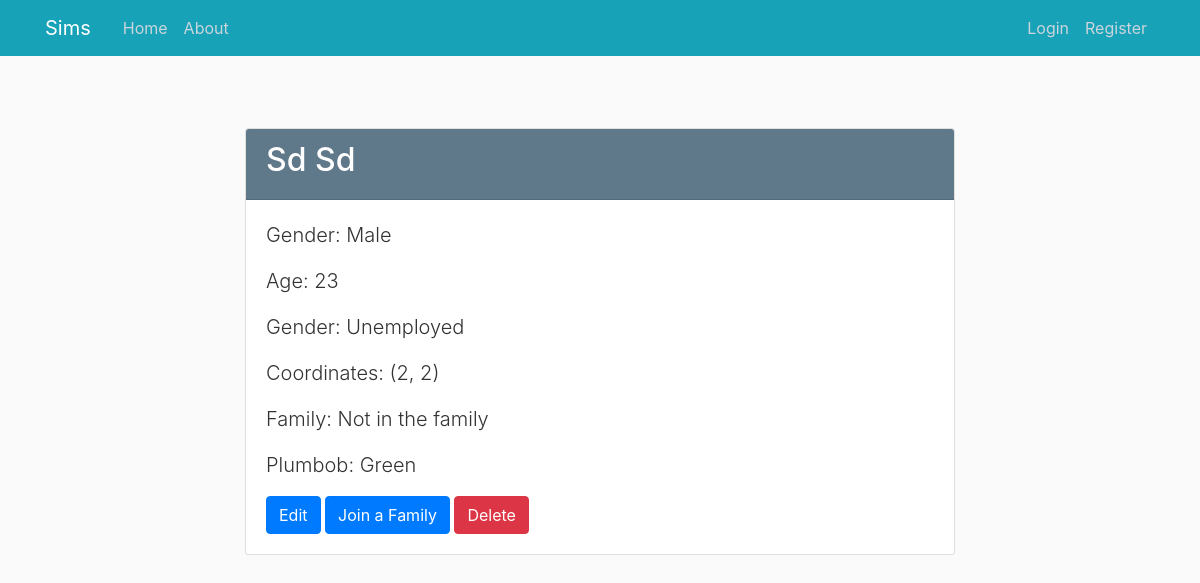
Page /human/1 on the committed database.
### sims/models.py (models this page shows, shortened)
class Human(db.Model):
    id = db.Column(db.Integer, primary_key=True)
    name = db.Column(db.String(100), nullable=False)
    surname = db.Column(db.String(100), nullable=False)
    gender = db.Column(db.Enum(Gender), nullable=False)
    age = db.Column(db.Integer, nullable=False)
    job = db.Column(db.Enum(Job), default=Job.UNEMPLOYED)
    x_coordinate = db.Column(db.Integer, nullable=False, default=0)
    y_coordinate = db.Column(db.Integer, nullable=False, default=0)
    family_id = db.Column(db.Integer, db.ForeignKey('family.id'))
    plumbob = db.Column(db.Enum(Plumbob), default=Plumbob.GREEN)

### sims/humans/routes.py (the view)
@humans.route("/human/<int:human_id>")
def human(human_id):
    human = Human.query.get_or_404(human_id)
    family = Family.query.get(human.family_id)
    return render_template('humans/human.html', human=human, family=family)

### sims/templates/humans/human.html (shortened to what this page needs)
{% extends "layout.html" %}
{% block content %}
    <div class="container mt-5">
        <div class="row justify-content-center">
            <div class="col-md-8">
                <div class="card">
                    <div class="card-header bg-steel text-white">
                        <h2 class="text-white">{{ human.name }} {{ human.surname }}</h2>
                    </div>
                    <div class="card-body">
                        <p class="lead">Gender: {{ human.gender.value }}</p>
                        <p class="lead">Age: {{ human.age }}</p>
                        <p class="lead">Gender: {{ human.job.value }}</p>
                        <p class="lead">Coordinates: ({{ human.x_coordinate }}, {{ human.y_coordinate }})</p>
                        {% if family %}
                            <p class="lead">Family: {{ family.name }}</p>
                        {% else %}
                            <p class="lead">Family: Not in the family</p>
                        {% endif %}
                        <p class="lead">Plumbob: {{ human.plumbob.value }}</p>
                        <div class="mt-3">
                            <a href="{{ url_for('humans.update_human', human_id=human.id) }}" class="btn btn-primary">Edit</a>
                            <a href="{{ url_for('families.families_human', human_id=human.id) }}"
                               class="btn btn-primary">Join a Family</a>
                            <button class="btn btn-danger" id="deleteBtn" data-toggle="modal"
                                    data-target="#deleteModal">Delete
                            </button>
                        </div>
                    </div>
                </div>
            </div>
        </div>
    </div>
{% endblock content %}

### sims/static/main.css (style rules this page uses)
body { background: #fafafa; color: #333333; margin-top: 5rem; }
h1, h2, h3, h4, h5, h6 { color: #444444; }
.bg-steel { background-color: #5f788a; }

### rows in the picture
Human: name "Sd", surname "Sd", gender.value "Male", age "23", job.value "Unemployed", x_coordinate "2", y_coordinate "2", plumbob.value "Green"
